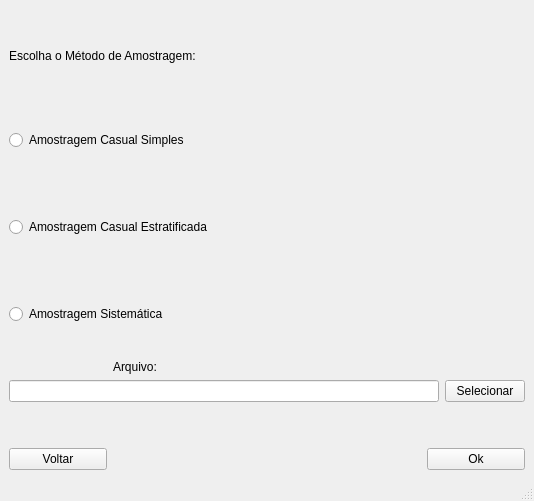
<?xml version="1.0" encoding="UTF-8"?>
<ui version="4.0">
 <class>ViewMetodo</class>
 <widget class="QMainWindow" name="ViewMetodo">
  <property name="geometry">
   <rect>
    <x>0</x>
    <y>0</y>
    <width>534</width>
    <height>501</height>
   </rect>
  </property>
  <property name="sizePolicy">
   <sizepolicy hsizetype="Fixed" vsizetype="Fixed">
    <horstretch>0</horstretch>
    <verstretch>0</verstretch>
   </sizepolicy>
  </property>
  <property name="windowTitle">
   <string>SysInventFlor</string>
  </property>
  <property name="locale">
   <locale language="Portuguese" country="Brazil"/>
  </property>
  <property name="toolButtonStyle">
   <enum>Qt::ToolButtonIconOnly</enum>
  </property>
  <property name="tabShape">
   <enum>QTabWidget::Rounded</enum>
  </property>
  <widget class="QWidget" name="centralwidget">
   <layout class="QGridLayout" name="gridLayout">
    <item row="5" column="3">
     <spacer name="verticalSpacer_6">
      <property name="orientation">
       <enum>Qt::Vertical</enum>
      </property>
      <property name="sizeType">
       <enum>QSizePolicy::Preferred</enum>
      </property>
      <property name="sizeHint" stdset="0">
       <size>
        <width>20</width>
        <height>40</height>
       </size>
      </property>
     </spacer>
    </item>
    <item row="9" column="0">
     <widget class="QPushButton" name="btnVoltar">
      <property name="text">
       <string>Voltar</string>
      </property>
     </widget>
    </item>
    <item row="4" column="0" colspan="5">
     <layout class="QGridLayout" name="gridLayout_3">
      <item row="0" column="1">
       <widget class="QPushButton" name="btnSelecionar">
        <property name="text">
         <string>Selecionar</string>
        </property>
       </widget>
      </item>
      <item row="0" column="0">
       <widget class="QLineEdit" name="leArquivo"/>
      </item>
     </layout>
    </item>
    <item row="2" column="1">
     <widget class="QLabel" name="label_2">
      <property name="text">
       <string>Arquivo:</string>
      </property>
     </widget>
    </item>
    <item row="0" column="0" colspan="5">
     <layout class="QVBoxLayout" name="verticalLayout">
      <property name="spacing">
       <number>1</number>
      </property>
      <property name="sizeConstraint">
       <enum>QLayout::SetMinimumSize</enum>
      </property>
      <item>
       <spacer name="verticalSpacer_5">
        <property name="orientation">
         <enum>Qt::Vertical</enum>
        </property>
        <property name="sizeType">
         <enum>QSizePolicy::Preferred</enum>
        </property>
        <property name="sizeHint" stdset="0">
         <size>
          <width>20</width>
          <height>40</height>
         </size>
        </property>
       </spacer>
      </item>
      <item>
       <widget class="QLabel" name="label">
        <property name="locale">
         <locale language="Portuguese" country="Brazil"/>
        </property>
        <property name="text">
         <string>Escolha o Método de Amostragem:</string>
        </property>
       </widget>
      </item>
      <item>
       <spacer name="verticalSpacer_3">
        <property name="orientation">
         <enum>Qt::Vertical</enum>
        </property>
        <property name="sizeType">
         <enum>QSizePolicy::MinimumExpanding</enum>
        </property>
        <property name="sizeHint" stdset="0">
         <size>
          <width>20</width>
          <height>40</height>
         </size>
        </property>
       </spacer>
      </item>
      <item>
       <widget class="QRadioButton" name="rbACS">
        <property name="mouseTracking">
         <bool>true</bool>
        </property>
        <property name="locale">
         <locale language="Portuguese" country="Brazil"/>
        </property>
        <property name="text">
         <string>Amostragem Casual Simples</string>
        </property>
       </widget>
      </item>
      <item>
       <spacer name="verticalSpacer">
        <property name="orientation">
         <enum>Qt::Vertical</enum>
        </property>
        <property name="sizeType">
         <enum>QSizePolicy::MinimumExpanding</enum>
        </property>
        <property name="sizeHint" stdset="0">
         <size>
          <width>20</width>
          <height>40</height>
         </size>
        </property>
       </spacer>
      </item>
      <item>
       <widget class="QRadioButton" name="rbACE">
        <property name="locale">
         <locale language="Portuguese" country="Brazil"/>
        </property>
        <property name="text">
         <string>Amostragem Casual Estratificada</string>
        </property>
       </widget>
      </item>
      <item>
       <spacer name="verticalSpacer_2">
        <property name="orientation">
         <enum>Qt::Vertical</enum>
        </property>
        <property name="sizeType">
         <enum>QSizePolicy::MinimumExpanding</enum>
        </property>
        <property name="sizeHint" stdset="0">
         <size>
          <width>20</width>
          <height>40</height>
         </size>
        </property>
       </spacer>
      </item>
      <item>
       <widget class="QRadioButton" name="rbAS">
        <property name="locale">
         <locale language="Portuguese" country="Brazil"/>
        </property>
        <property name="text">
         <string>Amostragem Sistemática</string>
        </property>
       </widget>
      </item>
     </layout>
    </item>
    <item row="5" column="4">
     <spacer name="horizontalSpacer_3">
      <property name="orientation">
       <enum>Qt::Horizontal</enum>
      </property>
      <property name="sizeType">
       <enum>QSizePolicy::Preferred</enum>
      </property>
      <property name="sizeHint" stdset="0">
       <size>
        <width>40</width>
        <height>20</height>
       </size>
      </property>
     </spacer>
    </item>
    <item row="1" column="1">
     <spacer name="verticalSpacer_4">
      <property name="orientation">
       <enum>Qt::Vertical</enum>
      </property>
      <property name="sizeType">
       <enum>QSizePolicy::Preferred</enum>
      </property>
      <property name="sizeHint" stdset="0">
       <size>
        <width>20</width>
        <height>30</height>
       </size>
      </property>
     </spacer>
    </item>
    <item row="9" column="4">
     <widget class="QPushButton" name="btnOK">
      <property name="toolTip">
       <string>Precione Ok para selecionar o método desejado</string>
      </property>
      <property name="locale">
       <locale language="Portuguese" country="Brazil"/>
      </property>
      <property name="text">
       <string>Ok</string>
      </property>
     </widget>
    </item>
   </layout>
  </widget>
  <widget class="QStatusBar" name="statusbar"/>
 </widget>
 <resources/>
 <connections/>
</ui>
